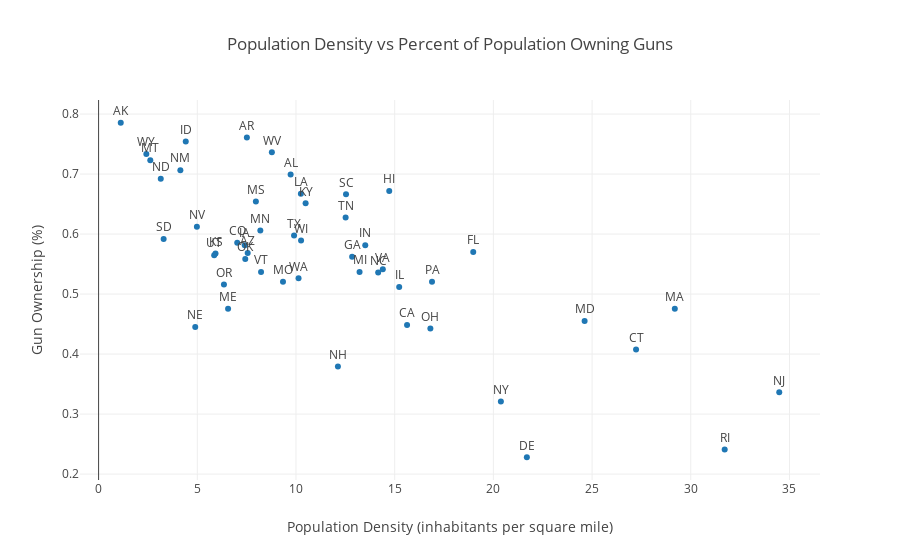

The notebook cell this image was saved under:
### Markdown cell above
Well, this is disappointing. There seems to be no correlation at all between the percent of each state owning guns vs the gun murder rate. Gun ownership and population density seem to correlate more strongly than gun ownership and gun murder rates. I think that we would see the greatest correlation between percent ownership of illegally obtained guns and the gun murder rate. Just because a state has more legally obtained guns does not mean the murder rate will go up, in fact I would think that leagally obtaining a gun would actually deter you from committing a crime with that weapon becasue it can very easily be traced back to you.

### Code cell
# Plot population density vs gun ownership
trace5 = go.Scatter(
    x=np.sqrt(stats_abbr['Population density  (inhabitants per square mile)']),
    y=np.sqrt(stats_abbr['Gun ownership (%)']),
    mode='markers+text',
    name='Lines, Markers and Text',
    text=stats_abbr['Abbreviation'],
    textposition='top center'
)

data = [trace5]

layout= go.Layout(
    title= 'Population Density vs Percent of Population Owning Guns',
    hovermode= 'closest',
    xaxis= dict(
        title= 'Population Density (inhabitants per square mile)',
    ),
    yaxis=dict(
        title= 'Gun Ownership (%)',
    ),
    showlegend= False
)

fig = go.Figure(data=data, layout=layout)
iplot(fig)

### Figure 1 — Plotly figure (JSON) as saved in the notebook; plotly's stock layout.template omitted (floating-point values rounded to 4 significant figures)
{"data": [{"mode": "markers+text", "name": "Lines, Markers and Text", "text": ["AL", "AK", "AZ", "AR", "CA", "CO", "CT", "DE", "FL", "GA", "HI", "ID", "IL", "IN", "IA", "KS", "KY", "LA", "ME", "MD", "MA", "MI", "MN", "MS", "MO", "MT", "NE", "NV", "NH", "NJ", "NM", "NY", "NC", "ND", "OH", "OK", "OR", "PA", "RI", "SC", "SD", "TN", "TX", "UT", "VT", "VA", "WA", "WV", "WI", "WY"], "textposition": "top center", "type": "scatter", "uid": "bba3b8ff-cd22-4fab-9388-0895e8155675", "x": [9.729, 1.122, 7.553, 7.512, 15.63, 7.024, 27.23, 21.7, 18.98, 12.85, 14.72, 4.416, 15.23, 13.51, 7.403, 5.924, 10.49, 10.25, 6.56, 24.62, 29.19, 13.22, 8.194, 7.969, 9.341, 2.619, 4.896, 4.98, 12.12, 34.48, 4.142, 20.38, 14.16, 3.15, 16.81, 7.431, 6.351, 16.89, 31.72, 12.53, 3.295, 12.51, 9.903, 5.857, 8.23, 14.4, 10.13, 8.778, 10.26, 2.419], "y": [0.6993, 0.7855, 0.5683, 0.7609, 0.4483, 0.5857, 0.4074, 0.228, 0.5701, 0.5621, 0.6716, 0.7543, 0.5119, 0.5814, 0.5814, 0.5675, 0.6512, 0.6671, 0.4754, 0.455, 0.4754, 0.5367, 0.6058, 0.6542, 0.5206, 0.7232, 0.445, 0.6124, 0.3795, 0.3362, 0.7064, 0.3209, 0.5357, 0.6921, 0.4427, 0.5586, 0.5158, 0.5206, 0.2408, 0.6663, 0.5916, 0.6277, 0.5975, 0.5648, 0.5367, 0.5413, 0.5263, 0.7362, 0.5891, 0.7335]}], "layout": {"hovermode": "closest", "showlegend": false, "title": {"text": "Population Density vs Percent of Population Owning Guns"}, "xaxis": {"title": {"text": "Population Density (inhabitants per square mile)"}}, "yaxis": {"title": {"text": "Gun Ownership (%)"}}}}
